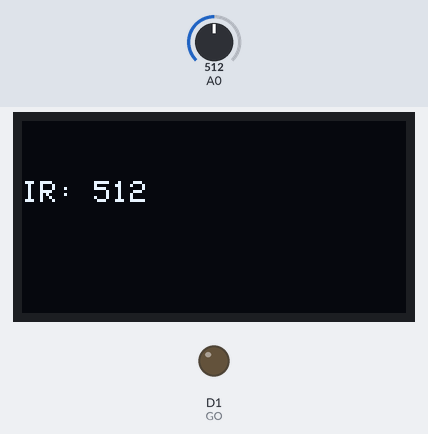
The program below on a simulated ESP8266 (NodeMCU). Parts: 128×64 one-colour display, output pins drawn as LEDs (lit = HIGH). The test bench sets the inputs (shaded band); at power-on: A0 = 512.

Above: at 1.1 s.
At 3.3 s:
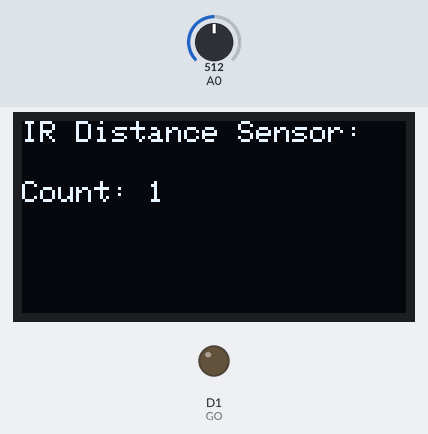
3.4 s: A0 set to 140
At 5.3 s:
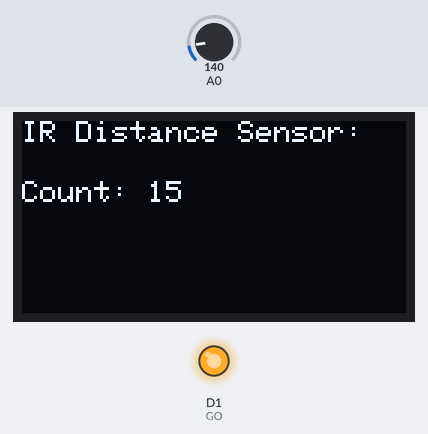
5.8 s: A0 set to 162
At 6.1 s:
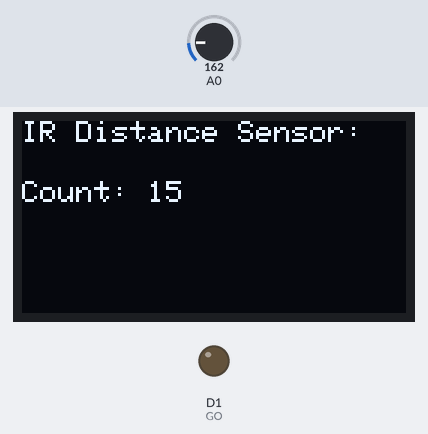
8.8 s: A0 set to 122
At 10.0 s:
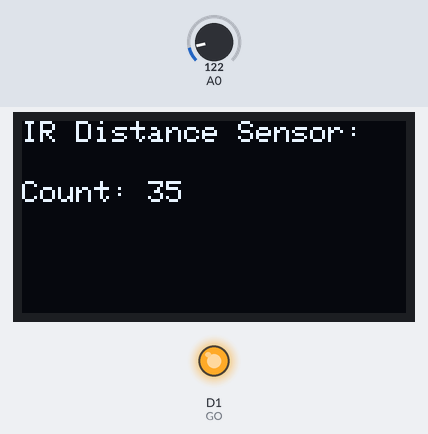
Timing chart, 0 to 11.8 s (numbered marks = the images above; inputs shaded):
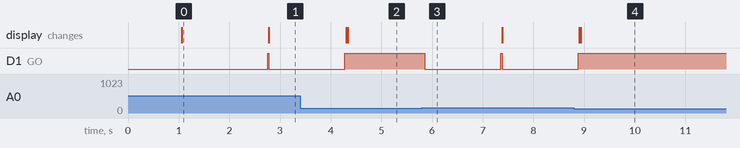

The program:

main.cpp
```cpp
#include <SPI.h>
#include <Ticker.h>
#include <Adafruit_GFX.h>
#include <Adafruit_SSD1306.h>

// OLED screen size setup
#define WSIZE 128
#define HSIZE 64

// Control pins
#define OLED_GME12864_14_DC     D2
#define OLED_GME12864_14_RST    -1
#define OLED_GME12864_14_CS     D8

#define ANALOG_CHN      (uint8_t)17U

#define INIT_DELAY          1000
#define INIT_CURSOR_X 0
#define INIT_CURSOR_Y 0
#define SKIP_TEXT 20

// Semaphore
#define GO D1

// Closeness CNT_THRESHOLD for the sensor
#define CNT_THRESHOLD         150

#define BAUD_RATE 115200

// Using SPI protocol for displaying on the OLED
Adafruit_SSD1306 display(WSIZE, HSIZE, &SPI, OLED_GME12864_14_DC, OLED_GME12864_14_RST, OLED_GME12864_14_CS);

// Timer for generating interrupts when new input is detected
Ticker timer;

// Global variables that are constantly modified in the loop
volatile uint16_t input_sensor_val = 0;
volatile uint32_t cnt = 0;
volatile bool new_sensor_in = false;

// Interrupt for registering sensor input
IRAM_ATTR void onSample() {
  uint16_t registered_val = analogRead(ANALOG_CHN);

  input_sensor_val = registered_val;

  // A person is passing nearby
  if (registered_val >= CNT_THRESHOLD) {
    cnt++;
  }

  new_sensor_in = true;
}

void setup() {
  // The OLED and the Arduino will have same baud rates
  Serial.begin(BAUD_RATE);

  // Init the semaphore, red at the start
  pinMode(GO, OUTPUT);

  // Initializing SPI
  SPI.begin();

  delay(INIT_DELAY);

  // Sort of defensive programming
  if (!display.begin(SSD1306_SWITCHCAPVCC)) {
    Serial.println(F("SPI setup failed!"));

    while (true);
  }

  // Initializing OLED board with custom display formats
  display.clearDisplay();

  // size
  display.setTextSize(1);

  display.setTextColor(SSD1306_WHITE);

  // offset
  display.setCursor(0, 0);

  int init_v = analogRead(ANALOG_CHN);

  display.setCursor(0, 20);

  display.print(F("IR: "));

  display.println(init_v);

  display.display();

  // Init the timer
  timer.attach_ms(150, onSample);
}

bool first_green_switch = true;

void loop() {
  if (first_green_switch) {
    first_green_switch = false;

    delay(200);

    digitalWrite(GO, HIGH);
  }

  if (new_sensor_in) {
    // For avoiding read after write
    noInterrupts();

    uint16_t val = input_sensor_val;

    uint32_t count = cnt;

    new_sensor_in = false;

    if (val > CNT_THRESHOLD) {
      // Lock
      digitalWrite(GO, LOW);

      delay(1500);

      // Unlock
      digitalWrite(GO, HIGH);
    }

    interrupts();

    // display reset to print new values
    display.clearDisplay();

    display.setTextSize(1);

    display.setTextColor(SSD1306_WHITE);

    display.setCursor(INIT_CURSOR_X, INIT_CURSOR_Y);

    display.println(F("IR Distance Sensor:"));

    display.setCursor(INIT_CURSOR_X, SKIP_TEXT);

    display.print(F("Count: "));

    display.println(count);

    display.display();
  }
}
```

Measured:
- the behaviour switches between 150 and 151 on A0 (found by bisection; images 2 and 3)
- after the input at 3.4 s, D1 (GO): goes on until 4.3 s, then stays HIGH; the display: first differs from a run without the input after 0.93 s (image 2)
- after the input at 5.8 s, D1 (GO): HIGH → LOW after 0.06 s, → HIGH 1.5 s later, → LOW 0.03 s later
- after the input at 8.8 s, D1 (GO): goes on until 8.9 s, then stays HIGH
- what the display in image 0 shows lasts 1.7 s, from 1.1 s to 2.8 s
